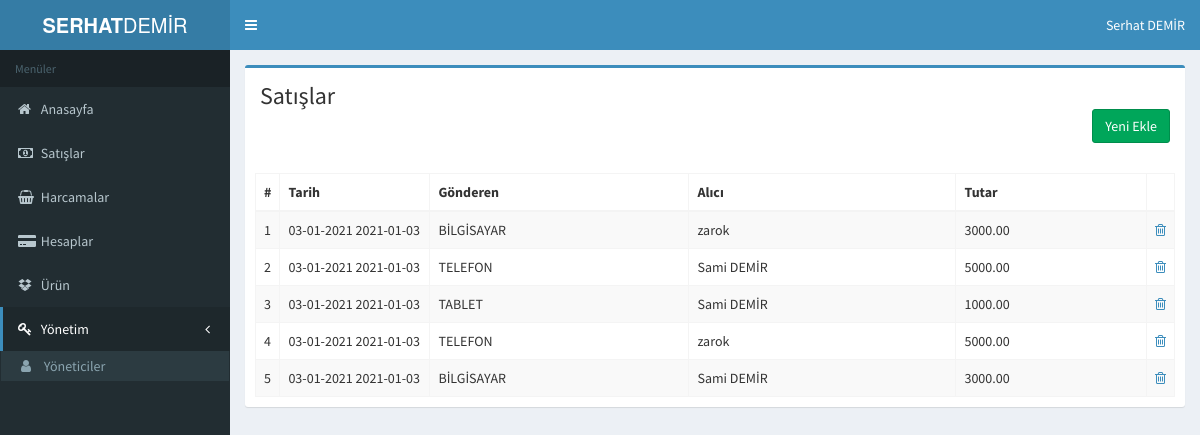
Page /proje/sales.php (signed in) on the committed database.
### tables this page shows
CREATE TABLE `sales` (
  `sales_id` int(11) NOT NULL,
  `account_id` int(11) NOT NULL,
  `products_id` int(11) NOT NULL,
  `sales_date` datetime NOT NULL DEFAULT current_timestamp()
);

CREATE TABLE `products` (
  `products_id` int(11) NOT NULL,
  `products_title` varchar(255) NOT NULL,
  `products_content` text NOT NULL,
  `products_price` float(9,2) NOT NULL
);

CREATE TABLE `account` (
  `account_id` int(11) NOT NULL,
  `account_date` datetime NOT NULL DEFAULT current_timestamp(),
  `account_authorized_name_surname` varchar(100) NOT NULL,
  `account_company` varchar(100) NOT NULL,
  `type` varchar(50) NOT NULL,
  `birim` varchar(50) NOT NULL,
  `bakiye` int(11) NOT NULL,
  `account_email` varchar(50) NOT NULL,
  `account_phone` varchar(50) NOT NULL,
  `account_tax_office` varchar(50) NOT NULL,
  `account_tax_number` varchar(50) NOT NULL,
  `account_iban` varchar(50) NOT NULL,
  `account_adress` text NOT NULL
);

### proje/setconfig.php (called while the page is built, shortened)
<?php
require_once 'netting/class.crud.php';
$db=new crud();
 ?>

### proje/netting/class.crud.php (called while the page is built, shortened)
<?php
class crud {
	private $db;
	private $dbhost=DBHOST;
	private $dbuser=DBUSER;
	private $dbpass=DBPWD;
	private $dbname=DBNAME;
	function __construct() {
		try {
			$this->db=new PDO('mysql:host='.$this->dbhost.';dbname='.$this->dbname.';charset=utf8',$this->dbuser,$this->dbpass);
		} catch (Exception $e) {
			die("Bağlantı Başarısız:".$e->getMessage());
		}
	}
	public function qSql($sql,$options=[]) {
		try {
			$stmt=$this->db->prepare($sql);
			$stmt->execute();
			return $stmt;
		} catch (Exception $e) {
			return ['status' => FALSE, 'error' => $e->getMessage()];
		}
	}
	public function tDate($date,$options=[]) {
		$arg=explode(" ",$date);
		$date=explode("-",$arg[0]);
		$time=$arg[0];
		if (@$options['date']) {
			return $date[2]."-".$date[1]."-".$date[0];
		} else if (@$options['time']) {
			return $time;
		} else if (@$options['date_time']) {
			return $date[2]."-".$date[1]."-".$date[0]." ".$time;
		}
	}
}
?>

### proje/sales.php (the view, shortened to what this page needs)
<?php
require_once 'header.php';
require_once 'sidebar.php'
?>
<div class="content-wrapper">
  <section class="content">
<div class="box box-primary">
 <div class="content-header">
  <h1 >Satışlar</h1>
  <div align="right">
    <a href="?salesInsert=true"><button class="btn btn-success">Yeni Ekle</button></a>
    <br><br>
  </div>
</div>
<div class="box-body">
  <table id="example1" class="table table-bordered table-striped">
    <thead>
      <tr>
        <th align="center" width="5">#</th>
        <th>Tarih</th>
        <th>Gönderen</th>
        <th>Alıcı</th>
        <th>Tutar</th>
        <th></th>
      </tr>
    </thead>
    <tbody>
      <?php
      $sql=$db->qSQL("SELECT * FROM sales INNER JOIN account ON account.account_id=sales.account_id INNER JOIN products ON products.products_id=sales.products_id");
      $say=1;
      while ($row=$sql->fetch(PDO::FETCH_ASSOC)) {  ?>
        <tr>
          <td><?php echo $say++; ?></td>
          <td width="150"><?php echo $db->tDate($row['sales_date'],["date_time" => TRUE]) ?></td>
          <td><?php echo $row['products_title'] ?></td>
          <td><?php echo  $row['account_authorized_name_surname'] ?></td>
         <td><?php echo $row['products_price'] ?></td>
          <td align="center" width="5"><a href="sales.php?salesDelete=True&sales_id=<?php echo $row['sales_id'] ?>&file_delete=<?php echo $row['sales_file'] ;?>"><i class="fa fa-trash-o"></i></a></td>
        </tr>
      <?php } ?>
    </table>
  </div>
</div>
</section>
</div>
<?php require_once 'footer.php'; ?>

### proje/header.php (shortened to what this page needs)
<?php
require_once 'setconfig.php';
?>
<!DOCTYPE html>
<html>
<head>
  <link rel="stylesheet" href="bower_components/bootstrap/dist/css/bootstrap.min.css">
  <link rel="stylesheet" href="bower_components/font-awesome/css/font-awesome.min.css">
  <link rel="stylesheet" href="bower_components/Ionicons/css/ionicons.min.css">
  <link rel="stylesheet" href="dist/css/AdminLTE.min.css">
        <link rel="stylesheet" href="dist/css/skins/skin-blue.min.css">
        <link rel="stylesheet" href="css/ozel.css">
        <link rel="stylesheet" href="bower_components/datatables.net-bs/css/dataTables.bootstrap.min.css">
</head>
<body class="hold-transition skin-blue sidebar-mini">
  <div class="wrapper">
    <header class="main-header">
      <a href="index2.html" class="logo">
        <span class="logo-lg"><b>SERHAT</b>DEMİR</span>
      </a>
      <nav class="navbar navbar-static-top" role="navigation">
        <a href="#" class="sidebar-toggle" data-toggle="push-menu" role="button">
        </a>
        <div class="navbar-custom-menu">
          <ul class="nav navbar-nav">
            <li class="dropdown user user-menu">
              <a href="#" class="dropdown-toggle" data-toggle="dropdown">
                <span class="hidden-xs"><?php echo $_SESSION['admins']['admins_namesurname']; ?></span>
              </a>
            </li>
          </ul>
        </div>
      </nav>
    </header>

### proje/sidebar.php
 <aside class="main-sidebar">
  <section class="sidebar">
    <ul class="sidebar-menu" data-widget="tree">
      <li class="header">Menüler</li>
      <li><a href="index.php"><i class="fa fa-home"></i> <span>Anasayfa</span></a></li>
      <li><a href="sales.php"><i class="fa fa-money"></i> <span>Satışlar</span></a></li>
      <li><a href="operation.php"><i class="fa fa-shopping-basket"></i> <span>Harcamalar</span></a></li>
      <li><a href="account.php"><i class="fa fa-credit-card-alt"></i> <span>Hesaplar</span></a></li>
      <li><a href="products.php"><i class="fa fa-dropbox"></i> <span>Ürün</span></a></li>
      <li class="active treeview">
        <a href="#"><i class="fa fa-key"></i> <span> Yönetim</span>
          <span class="pull-right-container">
            <i class="fa fa-angle-left pull-right"></i>
          </span>
        </a>
        <ul class="treeview-menu">
          <li><a href="admins.php"><i class="fa fa-user"></i> Yöneticiler</a></li>
        </ul>
      </li>
    </ul>
  </section>
</aside>

### proje/footer.php (shortened to what this page needs)
</div>
</body>
</html>

### rows in the picture
sales: sales_date "03-01-2021 2021-01-03", products.products_title "BİLGİSAYAR", account.account_authorized_name_surname "zarok", products.products_price "3000.00"
sales: sales_date "03-01-2021 2021-01-03", products.products_title "TELEFON", account.account_authorized_name_surname "Sami DEMİR", products.products_price "5000.00"
sales: sales_date "03-01-2021 2021-01-03", products.products_title "TABLET", account.account_authorized_name_surname "Sami DEMİR", products.products_price "1000.00"
sales: sales_date "03-01-2021 2021-01-03", products.products_title "TELEFON", account.account_authorized_name_surname "zarok", products.products_price "5000.00"
sales: sales_date "03-01-2021 2021-01-03", products.products_title "BİLGİSAYAR", account.account_authorized_name_surname "Sami DEMİR", products.products_price "3000.00"

### other values in the picture
$_SESSION['admins']['admins_namesurname'] "Serhat DEMİR"
